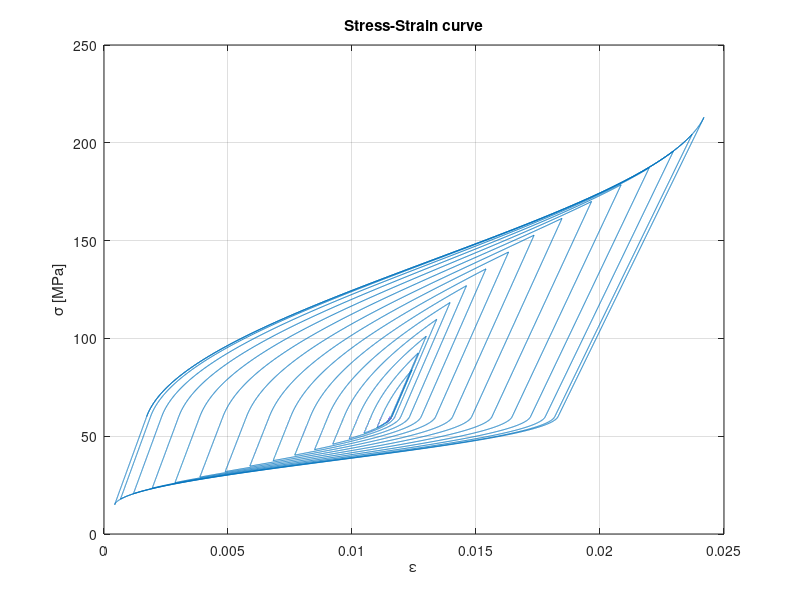
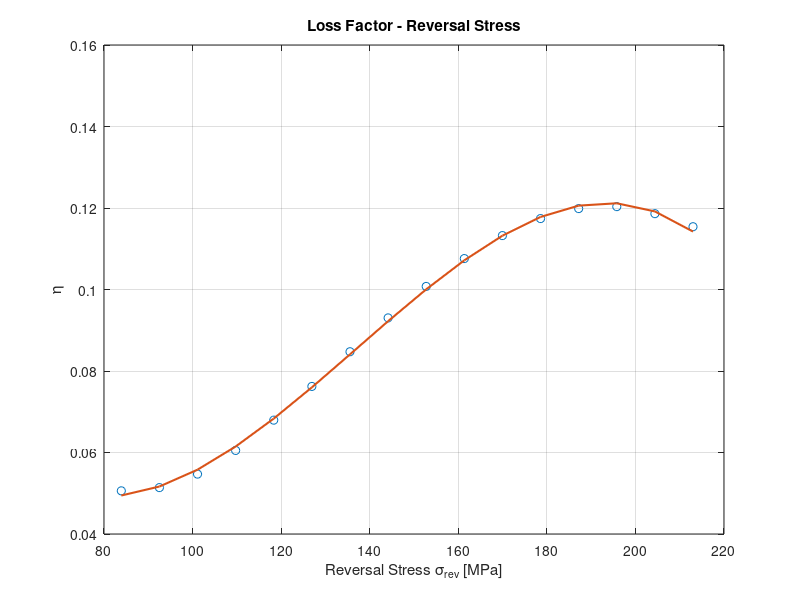

Reproduce these figures in MATLAB, in order.
clear all
clc
close all
% CU-AL-ZN-MN properties
Ea = 34.9e3; %[MPa]
Emp = 26e3; %[MPa]
Emm = 33e3;
EmT = 26e3;
Teta = 0.55; %[MPa/°C]
Mf = -55; %[°C]
Ms = -35; %[°C]
As = -30; %[°C]
Af = -15; %[°C]
CMp = 1; %[MPa/°C]
CAp = 3; %[MPa/°C]
CMm = -0.2;
CAm = -3;
ssp = 35; %[MPa]
sfp = 188; %[MPa]
ssm = 0;
sfm = -220;
epsLp = 0.016;
epsLm = -0.0146;
% Phase diagram
T = -60:0.1:50;
Rmfp = CMp * (T - Ms) + sfp; Rmfp = [Rmfp >= sfp] .* Rmfp;
Rmsp = CMp * (T - Ms) + ssp; Rmsp = [Rmsp >= ssp] .* Rmsp;
Rasp = CAp * (T - As); Rasp = [Rasp >= 0] .* Rasp;
Rafp = CAp * (T - Af); Rafp = [Rafp >= 0] .* Rafp;
TT = T(T<=Ms);
% Simulation
T0 = -10;
xisp0 = 0;
xism0 = 0;
xisp = 0;
xism = 0;
sigma0 = 60;
sigma = sigma0;
E = Ea + xisp0*(Emp-Ea) + xism0*(Emm-Ea);
eps = sigma/Ea;
LF = [];
sigma_plot = [];
eps_plot = [];
eps_max = (CMp*(T0-Ms)+ssp) / Emp + epsLp;
eps_min = (CAp*(T0-Af)) / Ea;
%%%%%%%%%%%%%%%%%%%%%%%%%%%%%%%% TENSION %%%%%%%%%%%%%%%%%%%%%%%%%%%%%%%%%%
key = 15;
for k = 0:key
    for ii = 1:1
        % Load linear
        sigma1 = linspace(sigma(end), CMp*(T0-Ms)+ssp ,1000)';
        eps1 = sigma1/E(end) + epsLp*xisp(end);
        % Parameters
        sigma = [sigma ; sigma1];
        eps = [eps ; eps1];
        xisp = [xisp ; zeros(length(sigma1),1)];
        E = [E ; Ea * ones(length(sigma1),1)];
        % DT
        if CMp*(T0-Ms)+sfp-0.9*((CMp*(T0-Ms)+sfp-60)/(key+1))*k > CMp*(T0-Ms)+ssp
            sigma2 = linspace(sigma(end), CMp*(T0-Ms)+sfp-0.9*((CMp*(T0-Ms)+sfp-60)/(key+1))*k ,1000)';
        else
            sigma2 = linspace(sigma(end), CMp*(T0-Ms)+ssp ,1000)';
        end   
        Y = cos(pi * (sigma2-ssp-CMp*(T0-Ms))/(sfp-ssp));
        xisp2 = (1-Y)/2+xisp0*(1+Y)/2;
        E2 = Ea + xisp2*(Emp-Ea);
        eps2 = epsLp*xisp2+sigma2./E2;
        % Parameters
        sigma = [sigma ; sigma2];
        eps = [eps ; eps2];
        E = [E ; E2(end)*ones(length(sigma2),1)];
        xisp = [xisp ; xisp2];
        xisp0 = xisp(end);
        % Energy
        E12 = trapz([eps1;eps2],[sigma1;sigma2]);
        % Unload linear to sigma0
        sigma3 = linspace(sigma(end),sigma0,1000)';
        eps3 = epsLp*xisp(end)+sigma3/E(end);
        % Parameters
        sigma = [sigma ; sigma3];
        eps = [eps ; eps3];
        xisp = [xisp ; xisp(end)*ones(length(sigma3),1)];
        E = [E ; E(end)*ones(length(sigma1),1)];
        % Energy
        E3 = trapz(eps3,sigma3);
        %%%%% Energy Upper %%%%%
        EU = E12 + E3; % E3 dovrebbe essere negativo
        %%%%%%%%%%%%%%%%%%%%%%%%
        % Unload linear to "ssm"
        sigma4 = linspace(sigma(end), CAp*(T0-As) ,1000)';
        eps4 = epsLp*xisp(end)+sigma4/E(end);
        % Parameters
        sigma = [sigma ; sigma4];
        eps = [eps ; eps4];
        xisp = [xisp ; xisp(end)*ones(length(sigma4),1)];
        E = [E ; E(end)*ones(length(sigma4),1)];
        % IT
        if CAp*(T0-Af)+((60-CAp*(T0-Af))/(key+1))*k < CAp*(T0-As)
            sigma5 = linspace(sigma(end), CAp*(T0-Af)+((60-CAp*(T0-Af))/(key+1))*k ,1000)';
        else
            sigma5 = linspace(sigma(end), CAp*(T0-As) ,1000)';
        end
        Y = cos(pi*(T0-As-sigma5/CAp)/(Af-As));
        xisp5 = xisp0/2*(Y+1);
        E5 = Ea + xisp5*(Emp-Ea);
        eps5 = epsLp * xisp5 + sigma5 ./E5;
        % Parameters
        xisp = [xisp ; xisp5];
        E = [E ; E5];
        eps = [eps ; eps5];
        sigma = [sigma ; sigma5];
        xisp0 = xisp(end);
        % Energy
        E45 = trapz([eps4;eps5],[sigma4;sigma5]);
        % Load linear to sigma0
        sigma6 = linspace(sigma(end), sigma0, 1000)';
        eps6 = epsLp*xisp(end) + sigma6/E(end);
        % Parameters
        sigma = [sigma; sigma6];
        eps = [eps ; eps6];
        xisp = [xisp ; xisp(end)];
        E = [E ; E(end)*ones(length(sigma6),1)];
        % Energy
        E6 = trapz(eps6,sigma6);
        %%%%% Energy Lower %%%%%
        EL = E45 + E6;
    end
    sigma_plot(:,k+1) = [sigma1;sigma2;sigma3;sigma4;sigma5;sigma6];
    eps_plot(:,k+1) = [eps1;eps2;eps3;eps4;eps5;eps6];
    E_diss = EU + EL;
    U_max = E12 + E6- 1/2*E_diss;
    LF = [LF E_diss/(2*pi*U_max)];
    % STRESS-STRAIN
    plot(eps_plot(:,k+1),sigma_plot(:,k+1),'Color',[0, 0.4470, 0.7410])
    grid on
    xlabel('\epsilon')
    ylabel('\sigma [MPa]')
    hold on
end
title('Stress-Strain curve')
% LOSS FACTOR
figure
k = 0:key;
ss=CMp*(T0-Ms)+sfp-0.9*((CMp*(T0-Ms)+sfp-60)/(key+1))*k;
p = polyfit(ss,LF,3);
% [changed from the original] the original never saved p (data/p_SE.mat was saved by hand). Written to results/p_SE_regen.mat;
% the shipped data/p_SE.mat is NOT overwritten.
here = fileparts(mfilename('fullpath'));
if ~exist(fullfile(here,'..','results'),'dir'), mkdir(fullfile(here,'..','results')); end
save(fullfile(here,'..','results','p_SE_regen.mat'),'p');
Fun = polyval(p,ss);
plot(ss,LF,'o')
hold on
plot(ss,Fun,'Linewidth',1.5)
grid on
ylabel('\eta')
xlabel('Reversal Stress \sigma_{rev} [MPa]')
title('Loss Factor - Reversal Stress')
